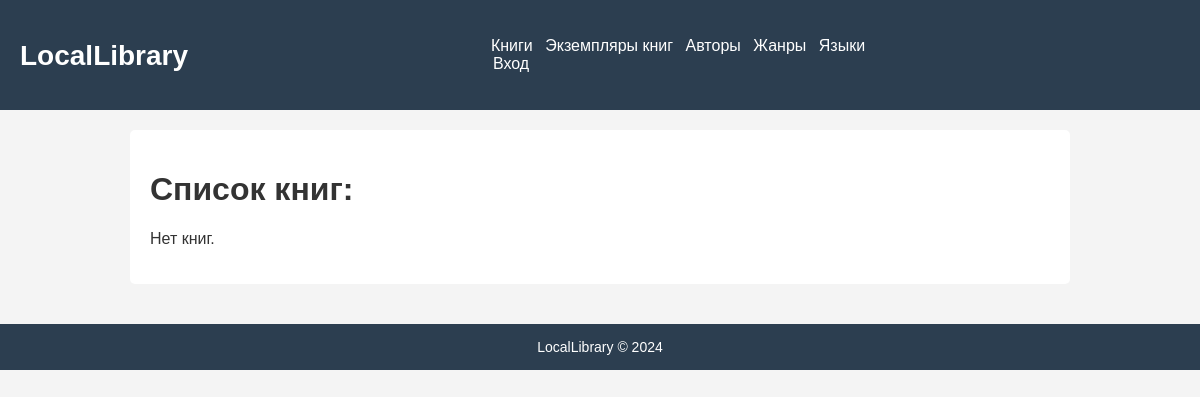
Before: /catalog/books/ with the older database file.
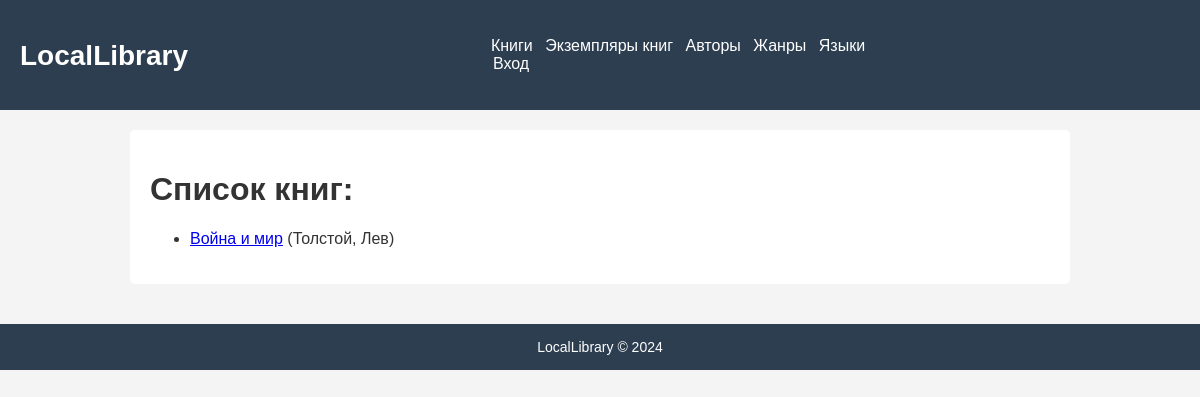
After: the same page with the newer database file.
### catalog/models.py (models this page shows, shortened)
class Book(models.Model):
    title = models.CharField(max_length=200)
    author = models.ForeignKey('Author', on_delete=models.SET_NULL, null=True)
    summary = models.TextField(max_length=1000, help_text="Введите краткое описание книги")
    isbn = models.CharField('ISBN', max_length=13, unique=True,
                            help_text='13 символов ISBN')
    genre = models.ManyToManyField(Genre, help_text="Выберите жанр книги")
    language = models.ForeignKey('Language', on_delete=models.SET_NULL, null=True)
    class Meta:
        ordering = ['title', 'author']
    def display_genre(self):
        return ', '.join([genre.name for genre in self.genre.all()[:3]])
    display_genre.short_description = 'Genre'
    def get_absolute_url(self):
        return reverse('book-detail', args=[str(self.id)])

class Author(models.Model):
    first_name = models.CharField(max_length=100)
    last_name = models.CharField(max_length=100)
    date_of_birth = models.DateField(null=True, blank=True)
    date_of_death = models.DateField("Погиб", null=True, blank=True)
    class Meta:
        ordering = ['last_name', 'first_name']
    def __str__(self):
        return f'{self.last_name}, {self.first_name}'

### catalog/views.py (the view)
# urls.py: path('books/', views.BookListView.as_view(), name='books'),
class BookListView(generic.ListView):
    model = Book
    paginate_by = 10
    template_name = 'catalog/book_list.html'

### catalog/templates/catalog/book_list.html
{% extends "catalog/base_generic.html" %}
{% block content %}
    <h1>Список книг:</h1>
    {% if book_list %}
    <ul>
      {% for book in book_list %}
      <li>
        <a href="{{ book.get_absolute_url }}">{{ book.title }}</a> ({{book.author}})
      </li>
      {% endfor %}
    </ul>
    {% else %}
      <p>Нет книг.</p>
    {% endif %}
{% endblock %}

### catalog/templates/catalog/base_generic.html (shortened to what this page needs)
<!DOCTYPE html>
<html lang="ru">
<head>
  {% load static %}
<link rel="stylesheet" href="{% static 'css/style.css' %}" />
</head>
<body>
<header>
  <h1><a href="{% url 'index' %}" class="logo">LocalLibrary</a></h1>
  <div class="col-sm-2">
  <nav>
    {% block sidebar %}
    <a href="{% url 'books' %}">Книги</a>
    <a href="{% url 'bookinstances' %}">Экземпляры книг</a></li>
    <a href="{% url 'authors' %}">Авторы</a>
    <a href="{% url 'genres' %}">Жанры</a>
    <a href="{% url 'languages' %}">Языки</a>
  </nav>
  <div class="sidebar-nav">
   {% if user.is_authenticated %}
     <p>Пользователь: {{ user.get_username }}</p>
     <a href="{% url 'my-borrowed' %}">Мои прокаты</a>
       <form id="logout-form" method="post" action="{% url 'logout' %}">
         {% csrf_token %}
         <button type="submit" class="btn btn-link">Выход</button>
       </form>
   {% else %}
     <a href="{% url 'login'%}?next={{request.path}}">Вход</a>
   {% endif %}
  </div>
  </div>
</header>
<main>
    {% block content %}
    {% endblock %}
</main>
<footer>
  LocalLibrary © 2024
</footer>
{% endblock %}
</body>
</html>

### catalog/static/css/style.css (style rules this page uses)
body { font-family: Arial, sans-serif; margin: 0; padding: 0; background-color: #f4f4f4; color: #333; }
header { background: #2c3e50; padding: 15px 20px; display: flex; align-items: center; justify-content: space-between; }
.logo { color: white; text-decoration: none; font-size: 28px; font-weight: bold; }
nav a { color: white; text-decoration: none; margin-left: 15px; font-size: 16px; }
main { padding: 20px; max-width: 900px; margin: 20px auto; background: white; border-radius: 5px; }
footer { text-align: center; padding: 15px 0; background: #2c3e50; color: white; margin-top: 40px; font-size: 14px; }

### catalog/templates/catalog/base_generic.html (style rules this page uses)
nav a { margin-left: -12px; padding: 10px; }
.sidebar-nav a { color: white; text-decoration: none; margin-left: -10px; font-size: 16px; padding: 10px; }

Changed rows visible on the page:
added Book: title "Война и мир", author "Толстой, Лев"
Other visible differences:
text no longer shown: "Нет книг."
